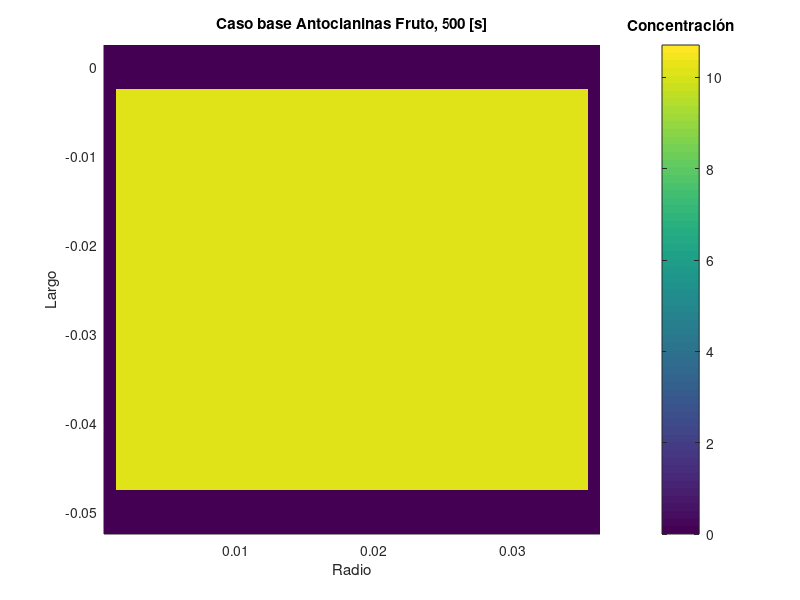

Here is the MATLAB script that generated this plot:
clear all
close all
clc

% Parámetros
Kc = 3.398e-8;  %[m/s]
a  = 2.307e4; %[m^2/m^3]
K  = 0.151; % [-]
v  = 0.0083; % [m/s]
r_reactor = 0.0175; % [m]
r_pelota  = 1.3e-4; % [m]
V_pelota = 4/3*pi()*r_pelota^3; % [m^3]
A_pelota = 4*pi()*r_pelota^2; % [m^2]
Ca0 = 10.71; % [kg/m^3]

% Vector Altura reactor
z_0 = 0; % [m]
dz  = 0.005; % [m]
z_f = 0.05; % [m]
Z   = [z_0:dz:z_f];

% Vector Radio reactor
r_0 = 0; % [m]
dr = r_reactor/20; %[m]
r_f = 2*r_reactor; %[m]
R = [r_0+dr:dr:r_f+dr]; % Uso de un valor en r al incio y al final para ver paredes del tubo -> cambio de coordenadas

% Vector T
t_0 = 0; % [s]
dt  = 1; % [s]
t_f = 500; % [s]
T   = [t_0:dt:t_f];

% Inicio de matrices
%% Ca Solvente
Ca_S = zeros(length(Z), length(R), length(T));

%% Ca de un fruto
Ca_F = zeros(length(Z), length(R), length(T));

%% Ca superficie fruto
Ca_SF = zeros(length(Z), length(R), length(T));

% Flux entre superficie de fruto y solvente
Ja = zeros(length(Z), length(R), length(T));


Ca_SFtest = zeros(length(Z), length(R), length(T));



% Condición inicial
%% Concentracion en el solvente
Ca_S(1:end,2:end-1,1) = 0; % [kg/m^3]

%% Concentracion en el fruto
Ca_F(1:end,2:end-1,1) = Ca0; % [kg/m^3]

%% Concentracion en la superficie del fruto
Ca_SF(1:end,2:end-1,1) = Ca_F(1:end,2:end-1,1) * K; % [kg/m^3]

%% Flux desde la superficie al solvente
Ja(1:end,1) = 0; % [kg/(s*m^2)]


% Diferencia
%% Constantes
c1 = 1/(1 + v*dt/dz + Kc*a*dt); %  [-]
c2 = v/(dz/dt + v + Kc*a*dz); % [-]
c3 = Kc*a/(1/dt+v/dz+Kc*a); % [-]


% Diferencias finitas
for k = 2:length(T)
    %% Cálculo de valores de concentracion en solvente en nuevo tiempo
    for i = 2:length(Z)-1
        Ja(i,2:end-1,k) = Kc * (Ca_SF(i,2:end-1,k-1) - Ca_S(i,2:end-1,k-1));
        Ca_F(i,2:end-1,k) = Ca_F(i,2:end-1,k-1) - Ja(i,2:end-1,k) * A_pelota/V_pelota * dt;
        Ca_SF(i,2:end-1,k) = K * Ca_F(i,2:end-1,k);

        Ca_S(i,2:end-1,k) = Ca_S(i,2:end-1,k-1)*c1 + Ca_S(i-1,2:end-1,k)*c2 + Ca_SF(i,2:end-1,k)*c3;
    end
    %Ca_S(end,2:end-1,k) = Ca_S(end,2:end-1,k-1)*c4 + Ca_S(end-1,2:end-1,k)*c5;

    %% Cálculo de nuevo valor de concentraciones en el fruto en nuevo tiempo

end

% Graficar
ZZ = -Z;

%figure(1)
%hold on
%for k = 1:length(T)
%    t_tiempo = int2str(T(k));
%    imagesc(R,ZZ,Ca_S(:,:,k))
%    xlabel("Largo")
%    ylabel("Radio")
%    h = colorbar();
%    xlim("tight")
%    ylim("tight")
%    title(cstrcat("Caso base Antocianinas, ",t_tiempo, " [s]"))
%    title(h,"Concentración")
%    pause(0.25)
%end
%hold off


%figure(2)
%hold on
%for k = 1:length(T)
%    t_tiempo = int2str(T(k));
%    subplot(1,2,1)
%    imagesc(ZZ,R,Ca_S(:,:,k))
%    xlabel("Radio")
%    ylabel("Largo")
%    h = colorbar();
%    xlim("tight")
%    ylim("tight")
%   title(cstrcat("Caso base Antocianinas Solvente, ",t_tiempo, " [s]"))
%    title(h,"Concentración")

%    subplot(1,2,2)
%    imagesc(ZZ,R,Ca_F(:,:,k))
%    xlabel("Radio")
%    ylabel("Largo")
%   hi = colorbar();
%    xlim("tight")
%    ylim("tight")
%    title(cstrcat("Caso base Antocianinas Fruto, ",t_tiempo, " [s]"))
%    title(h,"Concentración")
%    pause(0.05)
%end
%hold off


figure(3)
hold on
for k = 1:length(T)
    t_tiempo = int2str(T(k));
    imagesc(R,ZZ,Ca_F(:,:,k))
    xlabel("Radio")
    ylabel("Largo")
    h = colorbar();
    xlim("tight")
    ylim("tight")
    title(cstrcat("Caso base Antocianinas Fruto, ",t_tiempo, " [s]"))
    title(h,"Concentración")
    pause(0.05)
end
hold off
